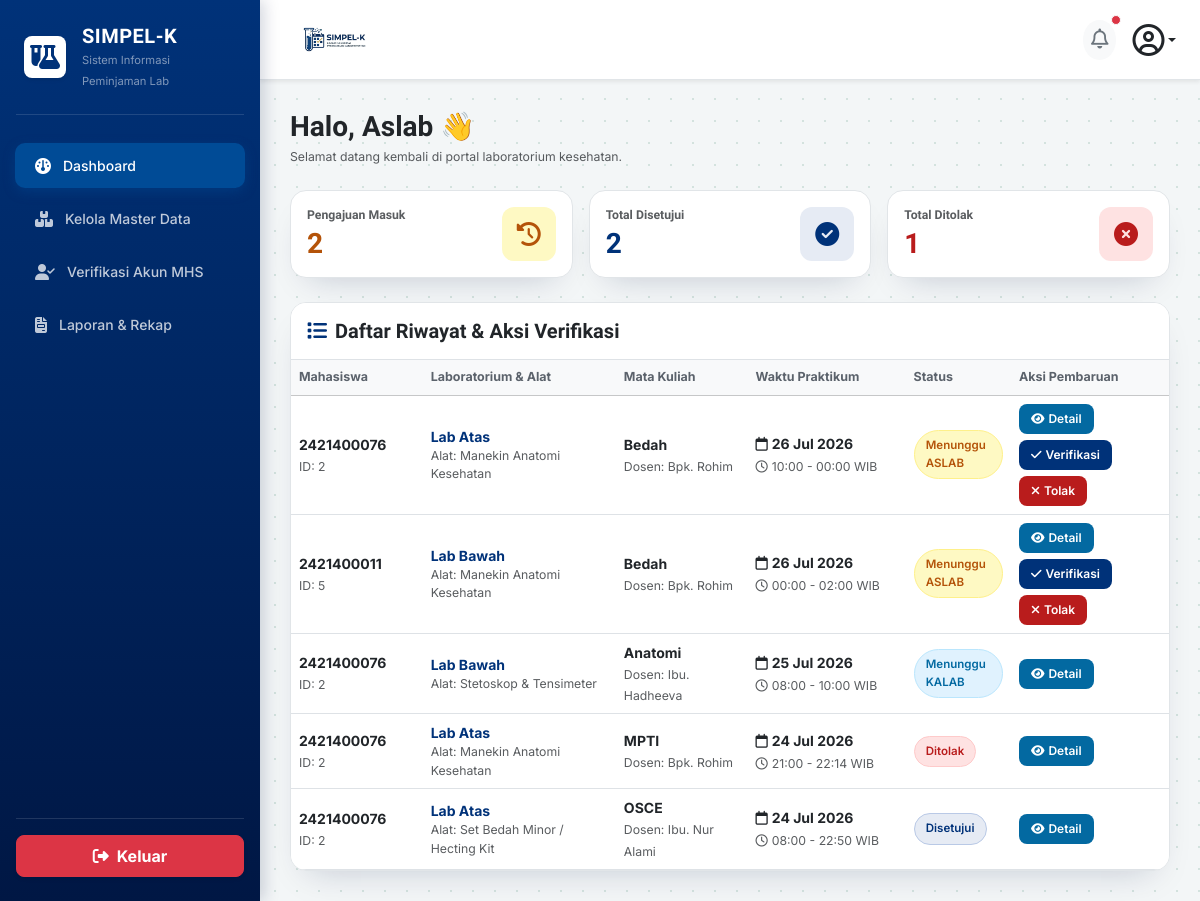
The app's page /aslab/dashboard/ (signed in) with its own data.
### core_auth/models.py (models this page shows, shortened)
class User(AbstractUser):
    ROLE_CHOICES = [
        ('mahasiswa', 'Mahasiswa/PJMK'),
        ('aslab', 'Asisten Laboratorium'),
        ('kaleb', 'Kepala Laboratorium'),
    ]
    role = models.CharField(max_length=20, choices=ROLE_CHOICES, default='mahasiswa')
    nim = models.CharField(max_length=20, blank=True, null=True, unique=True)
    prodi = models.CharField(max_length=50, blank=True, null=True)
    no_hp = models.CharField(max_length=15, blank=True, null=True)

class Peminjaman(models.Model):
    STATUS_CHOICES = [
        ('pending', 'Menunggu Validasi ASLAB'),
        ('verified', 'Menunggu Persetujuan KALAB'),
        ('disetujui', 'Disetujui / Jadwal Dikunci'),
        ('ditolak', 'Ditolak'),
        ('selesai', 'Selesai / Sudah Dikembalikan'),
    ]
    mahasiswa = models.ForeignKey(settings.AUTH_USER_MODEL, on_delete=models.CASCADE, related_name='peminjaman_mahasiswa')
    ruang_lab = models.ForeignKey(RuangLab, on_delete=models.CASCADE)
    alat_bahan = models.ForeignKey(AlatBahan, on_delete=models.PROTECT)
    keperluan = models.TextField()
    nama_dosen = models.CharField(max_length=100)
    mata_kuliah = models.CharField(max_length=100)
    tanggal_pinjam = models.DateField()
    wkt_mulai = models.TimeField()
    wkt_akhir = models.TimeField()
    status = models.CharField(max_length=20, choices=STATUS_CHOICES, default='pending')
    di_validasi_oleh = models.ForeignKey(
        settings.AUTH_USER_MODEL,
        on_delete=models.SET_NULL,
        blank=True,
        null=True,
        related_name='aslab_verifikator'
    )
    tgl_pengajuan = models.DateTimeField(auto_now_add=True)
    catatan_tolak = models.TextField(blank=True, null=True)

class RuangLab(models.Model):
    nama_ruang = models.CharField(max_length=100)
    kapasitas = models.IntegerField()
    deskripsi = models.TextField(blank=True, null=True)

class AlatBahan(models.Model):
    nama_alat = models.CharField(max_length=100)
    stok_tersedia = models.IntegerField(default=0)
    satuan = models.CharField(max_length=20, default='Pcs')

### aslab/views.py (the view)
# urls.py: path('dashboard/', views.dashboard_aslab, name='dashboard'),
@login_required(login_url='core_auth:login')
def dashboard_aslab(request):
    redirect_target = cekk_role_aslab(request.user)
    if redirect_target:
        messages.error(request, "Anda tidak memiliki hak akses sebagai ASLAB!")
        return redirect(redirect_target)
    semua_peminjaman = Peminjaman.objects.exclude(mahasiswa__username__icontains='aslab').order_by('-tanggal_pinjam')
    total_masuk = semua_peminjaman.filter(status__in=['pending', 'pengembalian_diajukan']).count()
    total_disetujui = semua_peminjaman.filter(status__in=['verified', 'disetujui', 'selesai']).count()
    total_ditolak = semua_peminjaman.filter(status='ditolak').count()
    context = {
        'semua_peminjaman': semua_peminjaman,
        'total_masuk': total_masuk,
        'total_disetujui': total_disetujui,
        'total_ditolak': total_ditolak,
    }
    return render(request, 'aslab/dashboard.html', context)

### aslab/templates/aslab/dashboard.html (shortened to what this page needs)
{% load static %}
<!DOCTYPE html>
<html lang="id">
<head>
    <link href="https://cdn.jsdelivr.net/npm/bootstrap@5.3.2/dist/css/bootstrap.min.css" rel="stylesheet">
    <link rel="stylesheet" href="https://cdnjs.cloudflare.com/ajax/libs/font-awesome/6.4.2/css/all.min.css">
</head>
<body>
    <div class="sidebar d-flex flex-column justify-content-between py-4" id="sidebarMenu">
        <div>
            <div class="px-4 mb-4 text-white d-flex align-items-center justify-content-between">
                <div class="d-flex align-items-center gap-3">
                    <div class="bg-white rounded-3 p-2 d-flex align-items-center justify-content-center shadow-sm"
                        style="width: 42px; height: 42px;">
                        <i class="fa-solid fa-flask-vial fs-4" style="color: var(--teal-700);"></i>
                    </div>
                    <div>
                        <h5 class="fw-bold mb-0 text-white" style="letter-spacing: 0.5px;">SIMPEL-K</h5>
                        <small class="text-white-50" style="font-size: 0.7rem;">Sistem Informasi Peminjaman Lab</small>
                    </div>
                </div>
            </div>
            <hr class="text-white-50 mx-3 mb-4">
            <ul class="nav nav-pills flex-column mb-auto">
                <li class="nav-item">
                    <a href="{% url 'aslab:dashboard' %}"
                        class="nav-link {% if request.resolver_match.url_name == 'dashboard' %}active{% endif %}" id="btn-nav-dashboard">
                        <i class="fa-solid fa-gauge fs-6"></i> Dashboard
                    </a>
                </li>
                <li class="nav-item">
                    <a href="{% url 'aslab:master_data' %}"
                        class="nav-link {% if 'master' in request.resolver_match.url_name %}active{% endif %}">
                        <i class="fa-solid fa-boxes-stacked fs-6"></i> Kelola Master Data
                    </a>
                </li>
                <li class="nav-item">
                    <a href="{% url 'aslab:verifikasi_akun' %}"
                        class="nav-link {% if request.resolver_match.url_name == 'verifikasi_akun' %}active{% endif %}" id="btn-nav-validasi">
                        <i class="fa-solid fa-user-check fs-6"></i> Verifikasi Akun MHS
                    </a>
                </li>
                <li class="nav-item">
                    <a href="{% url 'aslab:laporan' %}"
                        class="nav-link {% if request.resolver_match.url_name == 'laporan' %}active{% endif %}">
                        <i class="fa-solid fa-file-invoice fs-6"></i> Laporan & Rekap
                    </a>
                </li>
            </ul>
        </div>
        <div class="px-3">
            <hr class="text-white-50 mb-3">
            <a href="{% url 'core_auth:logout' %}"
                class="btn btn-danger w-100 py-2 rounded-3 fw-bold d-flex align-items-center justify-content-center gap-2 shadow-sm">
                <i class="fa-solid fa-right-from-bracket"></i> Keluar
            </a>
        </div>
    </div>
    <div class="main-content">
        <div class="top-header-bar d-flex align-items-center justify-content-between shadow-sm">
            <div class="d-flex align-items-center gap-3">
                <img src="{% static 'images/logo.png' %}" alt="SIMPEL-K"
                    style="height: 55px; width: auto; object-fit: contain;">
            </div>
            <div class="d-flex align-items-center gap-3">
                <button class="btn btn-light rounded-circle border-0 p-2 position-relative" type="button">
                    <i class="fa-regular fa-bell fs-5 text-secondary"></i>
                    <span
                        class="position-absolute top-0 start-100 translate-middle p-1 bg-danger border border-light rounded-circle"></span>
                </button>
                <div class="dropdown">
                    <a href="#" class="d-flex align-items-center text-dark text-decoration-none dropdown-toggle"
                        id="dropdownUser" data-bs-toggle="dropdown" aria-expanded="false">
                        <i class="fa-regular fa-circle-user fs-2 text-dark"></i>
                    </a>
                </div>
            </div>
        </div>
        <div class="mb-4">
            <h3 class="fw-bold text-dark mb-1">Halo, {{ request.user.first_name|default:"Aslab" }} 👋</h3>
            <p class="text-muted small mb-0">Selamat datang kembali di portal laboratorium kesehatan.</p>
        </div>
        <div class="row g-3 mb-4">
            <div class="col-12 col-sm-4">
                <div class="card card-custom p-3 bg-white">
                    <div class="d-flex align-items-center justify-content-between">
                        <div>
                            <h6 class="text-muted fw-bold mb-1 small">Pengajuan Masuk</h6>
                            <h3 class="fw-bold mb-0" style="color: var(--amber-600);">{{ total_masuk }}</h3>
                        </div>
                        <div class="stat-icon-box stat-icon-box--pending">
                            <i class="fa-solid fa-clock-rotate-left fs-4"></i>
                        </div>
                    </div>
                </div>
            </div>
            <div class="col-12 col-sm-4">
                <div class="card card-custom p-3 bg-white">
                    <div class="d-flex align-items-center justify-content-between">
                        <div>
                            <h6 class="text-muted fw-bold mb-1 small">Total Disetujui</h6>
                            <h3 class="fw-bold text-brand mb-0">{{ total_disetujui }}</h3>
                        </div>
                        <div class="stat-icon-box stat-icon-box--approved">
                            <i class="fa-solid fa-circle-check fs-4"></i>
                        </div>
                    </div>
                </div>
            </div>
            <div class="col-12 col-sm-4">
                <div class="card card-custom p-3 bg-white">
                    <div class="d-flex align-items-center justify-content-between">
                        <div>
                            <h6 class="text-muted fw-bold mb-1 small">Total Ditolak</h6>
                            <h3 class="fw-bold mb-0" style="color: var(--rose-600);">{{ total_ditolak }}</h3>
                        </div>
                        <div class="stat-icon-box stat-icon-box--rejected">
                            <i class="fa-solid fa-circle-xmark fs-4"></i>
                        </div>
                    </div>
                </div>
            </div>
        </div>
        <div class="card card-custom bg-white overflow-hidden" id="tabel-validasi">
            <div class="card-header bg-white border-bottom py-3">
                <h5 class="fw-bold mb-0 text-dark"><i class="fa-solid fa-list me-2 text-brand"></i>Daftar Riwayat & Aksi Verifikasi</h5>
            </div>
            <div class="table-responsive">
                <table class="table table-hover align-middle mb-0" style="min-width: 800px;">
                    <thead class="table-light">
                        <tr>
                            <th style="width: 15%;">Mahasiswa</th>
                            <th style="width: 22%;">Laboratorium & Alat</th>
                            <th style="width: 15%;">Mata Kuliah</th>
                            <th style="width: 18%;">Waktu Praktikum</th>
                            <th style="width: 12%;">Status</th>
                            <th style="width: 18%;">Aksi Pembaruan</th>
                        </tr>
                    </thead>
                    <tbody>
                        {% for pinjam in semua_peminjaman %}
                        <tr>
                            <td>
                                <div class="fw-bold text-dark">{{ pinjam.mahasiswa.username }}</div>
                                <small class="text-muted">ID: {{ pinjam.mahasiswa.id }}</small>
                            </td>
                            <td>
                                <div class="fw-bold text-brand">{{ pinjam.ruang_lab.nama_ruang }}</div>
                                <small class="text-muted d-block">Alat: {{ pinjam.alat_bahan.nama_alat }}</small>
                            </td>
                            <td>
                                <div class="fw-bold text-dark">{{ pinjam.mata_kuliah }}</div>
                                <small class="text-muted">
                                    Dosen: {{ pinjam.dosen|default:pinjam.nama_dosen|default:"-" }}
                                </small>
                            </td>
                            <td>
                                <div class="fw-bold text-dark mb-1">
                                    <i class="fa-regular fa-calendar me-1"></i>{{ pinjam.tanggal_pinjam|date:"d M Y" }}
                                </div>
                                <div class="small text-muted">
                                    <i class="fa-regular fa-clock me-1"></i>{% if pinjam.wkt_mulai %}{{ pinjam.wkt_mulai|date:"H:i" }}{% else %}--:--{% endif %} - {% if pinjam.wkt_akhir %}{{ pinjam.wkt_akhir|date:"H:i" }}{% else %}--:--{% endif %} WIB
                                </div>
                            </td>
                            <td>
                                {% if pinjam.status == 'pending' %}
                                <span class="badge-status badge-status--wait-aslab">Menunggu ASLAB</span>
                                {% elif pinjam.status == 'verified' %}
                                <span class="badge-status badge-status--wait-kalab">Menunggu KALAB</span>
                                {% elif pinjam.status == 'disetujui' %}
                                <span class="badge-status badge-status--approved">Disetujui</span>
                                {% elif pinjam.status == 'pengembalian_diajukan' %}
                                <span class="badge-status badge-status--return">Ajukan Pengembalian</span>
                                {% elif pinjam.status == 'selesai' %}
                                <span class="badge-status badge-status--done">Selesai</span>
                                {% else %}
                                <span class="badge-status badge-status--rejected">Ditolak</span>
                                {% endif %}
                            </td>
                            <td>
                                <div class="btn-action-group">
                                    <button type="button" class="btn-action btn-action--detail" data-bs-toggle="modal"
                                        data-bs-target="#modalDetail{{ pinjam.id }}">
                                        <i class="fa-solid fa-eye"></i> Detail
                                    </button>
                                    {% if pinjam.status == 'pending' %}
                                    <a href="{% url 'aslab:verifikasi_peminjaman' pinjam.id 'verifikasi' %}"
                                        class="btn-action btn-action--approve"
                                        onclick="return confirm('Verifikasi peminjaman ini ke KALAB?');">
                                        <i class="fa-solid fa-check"></i> Verifikasi
                                    </a>
                                    <a href="{% url 'aslab:verifikasi_peminjaman' pinjam.id 'tolak' %}"
                                        class="btn-action btn-action--reject"
                                        onclick="return confirm('Yakin ingin MENOLAK peminjaman ini?');">
                                        <i class="fa-solid fa-xmark"></i> Tolak
                                    </a>
                                    {% elif pinjam.status == 'pengembalian_diajukan' %}
                                    <a href="{% url 'aslab:verifikasi_peminjaman' pinjam.id 'selesai' %}"
                                        class="btn-action btn-action--done"
                                        onclick="return confirm('Konfirmasi bahwa alat/lab sudah selesai dikembalikan?');">
                                        <i class="fa-solid fa-box-archive"></i> Selesai
                                    </a>
                                    {% endif %}
                                </div>
                            </td>
                        </tr>
                        {% empty %}
                        <tr>
                            <td colspan="6" class="text-center py-4 text-muted">Belum ada data pengajuan peminjaman laboratorium.</td>
                        </tr>
                        {% endfor %}
                    </tbody>
                </table>
            </div>
        </div>
    </div>
</body>
</html>

### records on screen
User: user.first_name "Aslab"
Peminjaman: mahasiswa.username "2421400076", mahasiswa.id "2", ruang_lab.nama_ruang "Lab Atas", alat_bahan.nama_alat "Manekin Anatomi Kesehatan", mata_kuliah "Bedah", dosen "Bpk. Rohim", tanggal_pinjam "26 Jul 2026", wkt_mulai "10:00", wkt_akhir "00:00", status "Menunggu ASLAB"
Peminjaman: mahasiswa.username "2421400011", mahasiswa.id "5", ruang_lab.nama_ruang "Lab Bawah", alat_bahan.nama_alat "Manekin Anatomi Kesehatan", mata_kuliah "Bedah", dosen "Bpk. Rohim", tanggal_pinjam "26 Jul 2026", wkt_mulai "00:00", wkt_akhir "02:00", status "Menunggu ASLAB"
Peminjaman: mahasiswa.username "2421400076", mahasiswa.id "2", ruang_lab.nama_ruang "Lab Bawah", alat_bahan.nama_alat "Stetoskop & Tensimeter", mata_kuliah "Anatomi", dosen "Ibu. Hadheeva", tanggal_pinjam "25 Jul 2026", wkt_mulai "08:00", wkt_akhir "10:00", status "Menunggu KALAB"
Peminjaman: mahasiswa.username "2421400076", mahasiswa.id "2", ruang_lab.nama_ruang "Lab Atas", alat_bahan.nama_alat "Manekin Anatomi Kesehatan", mata_kuliah "MPTI", dosen "Bpk. Rohim", tanggal_pinjam "24 Jul 2026", wkt_mulai "21:00", wkt_akhir "22:14", status "Ditolak"
Peminjaman: mahasiswa.username "2421400076", mahasiswa.id "2", ruang_lab.nama_ruang "Lab Atas", alat_bahan.nama_alat "Set Bedah Minor / Hecting Kit", mata_kuliah "OSCE", dosen "Ibu. Nur Alami", tanggal_pinjam "24 Jul 2026", wkt_mulai "08:00", wkt_akhir "22:50", status "Disetujui"

### other values on screen
{{ total_masuk }} "2"
{{ total_disetujui }} "2"
{{ total_ditolak }} "1"
